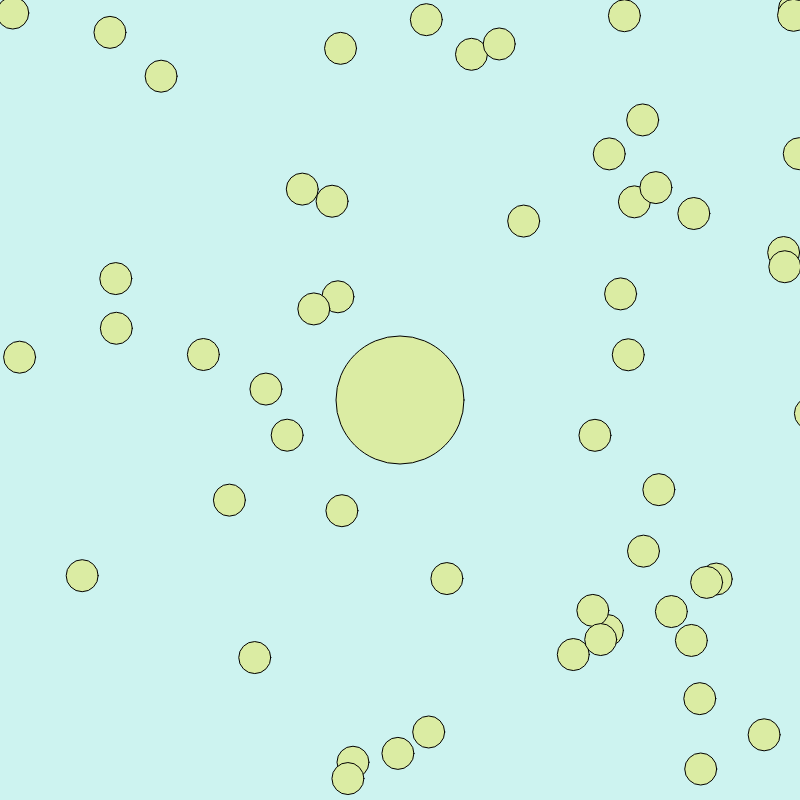
Frame 1 (no input)
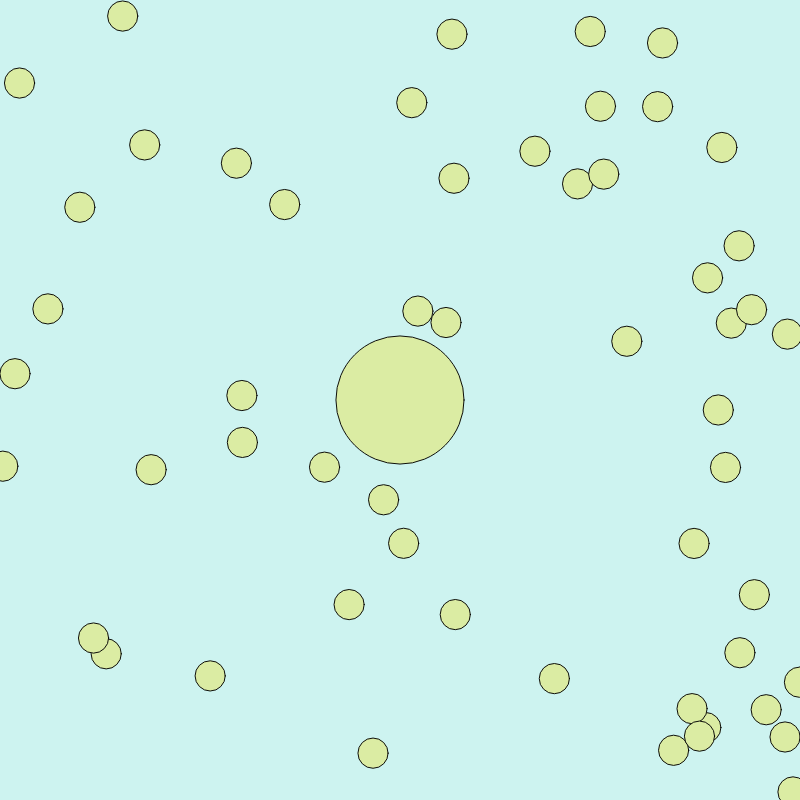
Frame 60 (no input)
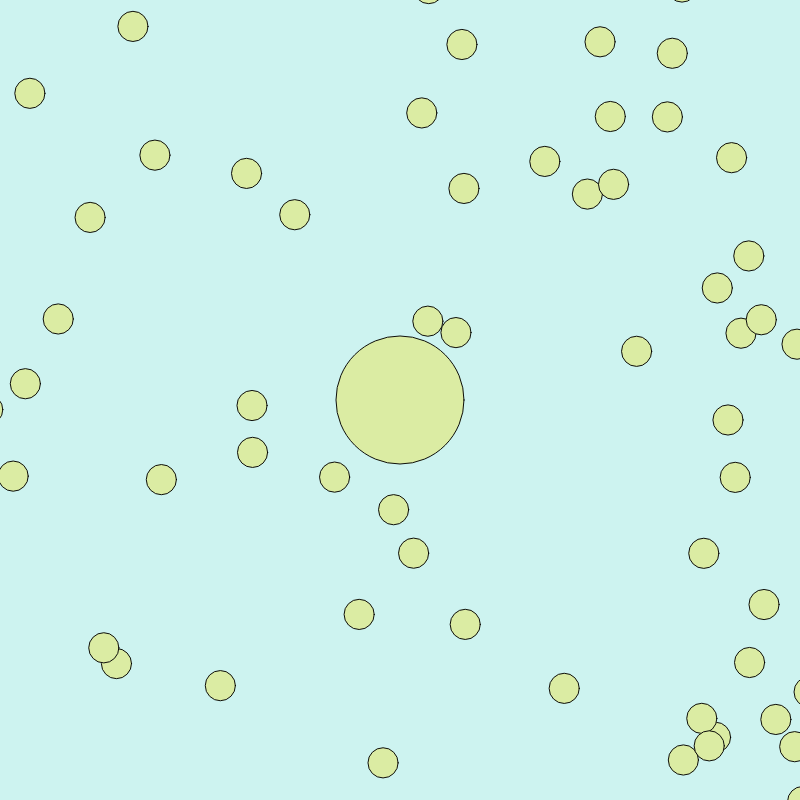
Frame 120 (the mouse pressed at the canvas centre since frame 60)

The p5.js sketch that drew these frames (run headless with seeded random() and noise() and a simulated clock; from frame 60 on, the mouse is pressed at the canvas centre):

// p5.js sketch
// ── sketch.js
var blob;

var blobs = [];
var zoom = 1;

function setup() {
  createCanvas(800, 800);
  blob = new Blob(0, 0, 64);
  for (var i = 0; i < 200; i++) {
    var x = random(-width, width);
    var y = random(-height, height);
    blobs[i] = new Blob(x, y, 16);
  }
}

function draw() {
  background(205, 243, 240);

  translate(width / 2, height / 2);
  var newzoom = 64 / blob.r;
  zoom = lerp(zoom, newzoom, 0.1);
  scale(zoom);
  translate(-blob.pos.x, -blob.pos.y);

  for (var i = blobs.length - 1; i >= 0; i--) {
    blobs[i].show();
    if (blob.eats(blobs[i])) {
      blobs.splice(i, 1);
    }
  }

  blob.show();
  blob.update();
}


// ── blob.js
function Blob(x, y, r) {
    this.pos = createVector(x, y);
    this.r = r;
    this.vel = createVector(0, 0);
  
    this.update = function() {
      var newvel = createVector(mouseX - width / 2, mouseY - height / 2);
      newvel.setMag(3);
      this.vel.lerp(newvel, 0.2);
      this.pos.add(this.vel);
    };
  
    this.eats = function(other) {
      var d = p5.Vector.dist(this.pos, other.pos);
      if (d < this.r + other.r) {
        var sum = PI * this.r * this.r + PI * other.r * other.r;
        this.r = sqrt(sum / PI);
        //this.r += other.r;
        return true;
      } else {
        return false;
      }
    };
  
    this.show = function() {
      fill(219, 236, 163);
      ellipse(this.pos.x, this.pos.y, this.r * 2, this.r * 2);
    };
  }

// ── estilos.css


#responsive-canvas {
    width: 100%;
    height: 100%;
  }
  
